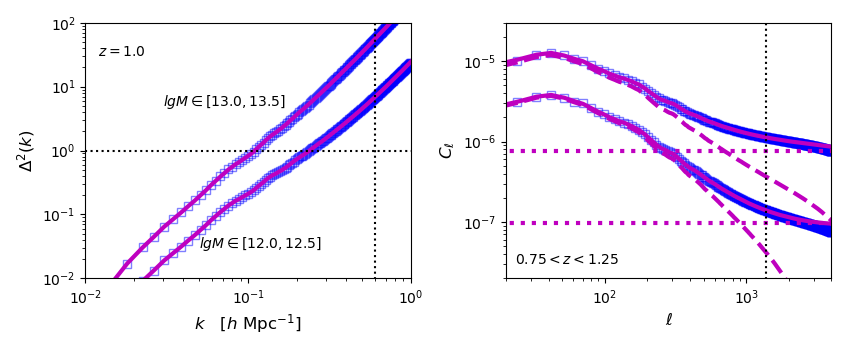

Recreate this plot in Python.
#!/usr/bin/env python3
#
#
import numpy as np
import matplotlib.pyplot as plt


def make_plot():
    """Does all of the work."""
    fig,ax = plt.subplots(1,2,figsize=(8.5,3.5))
    #
    # First show how non-linear things are.
    #
    iz,chi,dchi=100,2300.,847. # dz=+/-0.25 around z=1.
    zz  = 0.01*iz
    kmax= 0.6
    lmax= kmax * chi
    for Mmin,Mmax,sn in zip([12.00,13.00],[12.50,13.50],[437.1,3404.]):
        fn = "data/ph_{:05.2f}_{:05.2f}_z{:03d}.txt".format(Mmin,Mmax,iz)
        dd = np.loadtxt(fn)
        d2 = dd[:,0]**3*dd[:,1]/2/np.pi**2
        ell= dd[:,0]*chi
        cl = dd[:,1]/chi**2/dchi
        ww = sn/chi**2/dchi
        ax[0].plot(dd[:,0],d2,'bs',mfc='None',alpha=0.5)
        ax[1].plot(ell,cl,'bs',mfc='None',alpha=0.5)
        #
        fn = "data/pth_z_{:03.1f}_M_{:04.1f}_{:04.1f}.dat".format(zz,Mmin,Mmax)
        tt = np.loadtxt(fn)
        d2 = tt[:,0]**3*tt[:,1]/2/np.pi**2
        ell= tt[:,0]*chi
        cl = tt[:,1]/chi**2/dchi
        ax[0].plot(tt[:,0],d2,'m-',lw=3)
        ax[1].plot(ell,cl,'m-',lw=3)
        ax[1].plot(ell,(cl-ww).clip(1e-10,1e10),'m--',lw=3)
        ax[1].plot([1,1e5],[ww,ww],'m:',lw=3)
        #
        if Mmin<12.5:
            xloc,yloc = 5e-2,0.03
        else:
            xloc,yloc = 3e-2,5
        ax[0].text(xloc,yloc,r'$lgM\in['+'{:4.1f},{:4.1f}]$'.format(Mmin,Mmax))
    #
    ax[0].text(1.2e-2,30,'$z={:.1f}$'.format(zz))
    ax[0].plot([1e-2,1],[1,1],'k:')
    ax[0].plot([kmax,kmax],[1-2,1e2],'k:')
    ax[1].plot([lmax,lmax],[1-2,1e5],'k:')
    #
    ax[0].set_xlim(1e-2,1.0)
    ax[0].set_ylim(1e-2,100.)
    ax[0].set_xscale('log')
    ax[0].set_yscale('log')
    ax[0].set_xlabel(r'$k\quad [h\ {\rm Mpc}^{-1}]$',fontsize=12)
    ax[0].set_ylabel(r'$\Delta^2(k)$',fontsize=12)
    #
    ax[1].set_xlim(10,4000)
    ax[1].set_ylim(2e-8,3e-5)
    ax[1].set_xscale('log')
    ax[1].set_yscale('log')
    ax[1].set_xlabel(r'$\ell$',fontsize=12)
    ax[1].set_ylabel(r'$C_\ell$',fontsize=12)
    #
    plt.tight_layout()
    plt.savefig("high_enough_k.png")
    #



if __name__=="__main__":
    make_plot()
